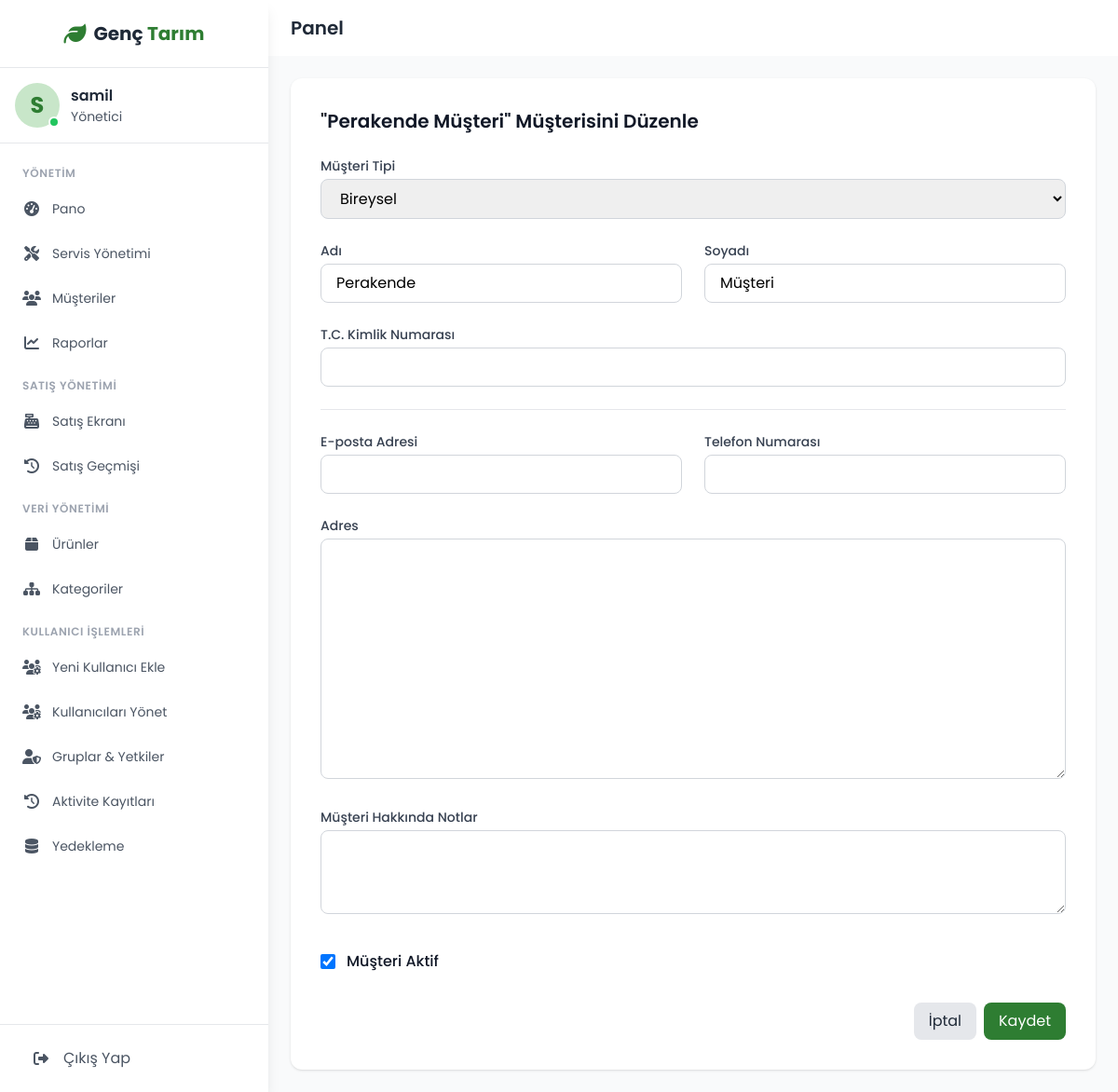
The page /customers/1/edit/ (signed in) on the database its author committed.
### customers/models.py (models this page shows, shortened)
class Customer(models.Model):
    class CustomerType(models.TextChoices):
        INDIVIDUAL = 'INDIVIDUAL', _('Bireysel')
        CORPORATE = 'CORPORATE', _('Kurumsal')
    customer_type = models.CharField(
        max_length=10,
        choices=CustomerType.choices,
        default=CustomerType.INDIVIDUAL,
        verbose_name=_('Müşteri Tipi')
    )
    first_name = models.CharField(max_length=100, blank=True, verbose_name="Adı")
    last_name = models.CharField(max_length=100, blank=True, verbose_name="Soyadı")
    tckn = models.CharField(
        max_length=11,
        blank=True,
        verbose_name="T.C. Kimlik Numarası",
        help_text="Bireysel müşteriler için 11 haneli T.C. Kimlik Numarası."
    )
    company_name = models.CharField(max_length=200, blank=True, verbose_name="Firma Ticari Ünvanı")
    tax_office = models.CharField(max_length=100, blank=True, verbose_name="Vergi Dairesi")
    tax_number = models.CharField(
        max_length=10,
        blank=True,
        verbose_name="Vergi Kimlik Numarası (VKN)",
        help_text="Kurumsal müşteriler için 10 haneli Vergi Numarası."
    )
    contact_person = models.CharField(max_length=150, blank=True, verbose_name="Yetkili Kişi (Kurumsal için)")
    email = models.EmailField(max_length=254, blank=True)
    phone_number = models.CharField(max_length=20, blank=True, verbose_name="Telefon Numarası")
    address = models.TextField(blank=True, verbose_name="Adres")
    notes = models.TextField(blank=True, verbose_name="Müşteri Hakkında Notlar")
    is_active = models.BooleanField(default=True, verbose_name="Aktif mi?")
    created_at = models.DateTimeField(auto_now_add=True, verbose_name="Oluşturulma Tarihi")
    updated_at = models.DateTimeField(auto_now=True, verbose_name="Güncellenme Tarihi")
    class Meta:
        verbose_name = "Müşteri"
        verbose_name_plural = "Müşteriler"
        ordering = ['-created_at']
        indexes = [
            models.Index(fields=['first_name', 'last_name']),
            models.Index(fields=['company_name']),
        ]
    def __str__(self):
        if self.customer_type == 'INDIVIDUAL':
            return f"{self.first_name} {self.last_name}".strip()
        return self.company_name.strip()
    def get_display_name(self):
        return self.__str__()
    class Meta:
        verbose_name = _('Müşteri')
        verbose_name_plural = _('Müşteriler')

### customers/views.py (the view, shortened to what this page needs)
# urls.py: path('<int:pk>/edit/', CustomerUpdateView.as_view(), name='customer_update'),
class CustomerUpdateView(LoginRequiredMixin, PermissionRequiredMixin, SuccessMessageMixin, UpdateView):
    permission_required = 'customers.change_customer'
    model = Customer
    form_class = CustomerForm
    template_name = 'customers/customer_form.html'
    permission_required = 'customers.change_customer'
    success_message = "Müşteri bilgileri başarıyla güncellendi."
    def get_context_data(self, **kwargs):
        context = super().get_context_data(**kwargs)
        context['page_title'] = f'"{self.object.get_display_name()}" Müşterisini Düzenle'
        return context

### customers/forms.py
class CustomerForm(forms.ModelForm):
    class Meta:
        model = Customer
        fields = [
            'customer_type', 'first_name', 'last_name', 'tckn',
            'company_name', 'tax_office', 'tax_number', 'contact_person',
            'email', 'phone_number', 'address', 'notes', 'is_active'
        ]
    def __init__(self, *args, **kwargs):
        super().__init__(*args, **kwargs)
        original_style = 'w-full px-4 py-2 border border-gray-300 rounded-lg focus:outline-none focus:ring-2 focus:ring-blue-500'
        for field_name, field in self.fields.items():
            if field.widget.__class__.__name__ not in ['CheckboxInput']:
                field.widget.attrs.update({'class': original_style})
        self.fields['is_active'].widget.attrs.update({
            'class': 'h-4 w-4 rounded border-gray-300 text-primary focus:ring-blue-500'
        })
        self.fields['notes'].widget.attrs.update({'rows': 3})

### customers/templates/customers/customer_form.html (shortened to what this page needs)
{% extends 'base.html' %}
{% block content %}
<div class="bg-white p-8 rounded-xl shadow max-w-4xl mx-auto">
    <h1 class="text-xl font-semibold text-gray-900 mb-6">{{ page_title }}</h1>
    <form method="post">
        <div class="space-y-6">
            <div>
                <label for="{{ form.customer_type.id_for_label }}" class="block text-gray-700 text-sm font-medium mb-1">Müşteri Tipi</label>
                {{ form.customer_type }}
            </div>
            <div id="individual-fields" class="space-y-6">
                <div class="grid grid-cols-1 md:grid-cols-2 gap-6">
                    <div>
                        <label for="{{ form.first_name.id_for_label }}" class="block text-gray-700 text-sm font-medium mb-1">Adı</label>
                        {{ form.first_name }}
                    </div>
                    <div>
                        <label for="{{ form.last_name.id_for_label }}" class="block text-gray-700 text-sm font-medium mb-1">Soyadı</label>
                        {{ form.last_name }}
                    </div>
                </div>
                <div>
                    <label for="{{ form.tckn.id_for_label }}" class="block text-gray-700 text-sm font-medium mb-1">T.C. Kimlik Numarası</label>
                    {{ form.tckn }}
                </div>
            </div>
            <hr/>
            <div class="space-y-6">
                 <div class="grid grid-cols-1 md:grid-cols-2 gap-6">
                    <div>
                        <label for="{{ form.email.id_for_label }}" class="block text-gray-700 text-sm font-medium mb-1">E-posta Adresi</label>
                        {{ form.email }}
                    </div>
                    <div>
                        <label for="{{ form.phone_number.id_for_label }}" class="block text-gray-700 text-sm font-medium mb-1">Telefon Numarası</label>
                        {{ form.phone_number }}
                    </div>
                </div>
                <div>
                    <label for="{{ form.address.id_for_label }}" class="block text-gray-700 text-sm font-medium mb-1">Adres</label>
                    {{ form.address }}
                </div>
                <div>
                    <label for="{{ form.notes.id_for_label }}" class="block text-gray-700 text-sm font-medium mb-1">Müşteri Hakkında Notlar</label>
                    {{ form.notes }}
                </div>
                 <div class="flex items-center pt-2 gap-x-3">
                    {{ form.is_active }}
                    <label for="{{ form.is_active.id_for_label }}" class="font-medium text-gray-900">Müşteri Aktif</label>
                </div>
            </div>
        </div>
        <div class="mt-8 flex justify-end gap-2">
            <a href="{% url 'customers:customer_list' %}" class="bg-gray-200 hover:bg-gray-300 text-gray-800 px-4 py-2 rounded-lg transition-all">İptal</a>
            <button type="submit" class="bg-primary hover:bg-dark text-white px-4 py-2 rounded-lg transition-all">Kaydet</button>
        </div>
    </form>
</div>
{% endblock %}

### templates/base.html (shortened to what this page needs)
{% load static %}
<!DOCTYPE html>
<html lang="tr" class="h-full bg-gray-50">
<head>
    <script src="https://cdn.tailwindcss.com"></script>
    <link rel="stylesheet" href="https://cdnjs.cloudflare.com/ajax/libs/font-awesome/6.4.0/css/all.min.css">
</head>
<body class="h-full">
    {% if user.is_authenticated %}
    <div class="flex h-screen">
        <div id="sidebar" class="sidebar bg-white w-64 md:w-72 flex-col shadow-lg z-20 hidden md:flex">
            <div class="flex items-center justify-center py-5 border-b border-gray-200">
                <a href="{% url 'accounts:dashboard_redirect' %}" class="flex items-center space-x-2">
                    <i class="fas fa-leaf text-2xl text-primary"></i>
                    <h1 class="text-xl font-bold text-gray-800">Genç <span class="text-primary">Tarım</span></h1>
                </a>
            </div>
            <div class="p-4 flex items-center space-x-3 border-b border-gray-200">
                <div class="relative">
                    <div class="w-12 h-12 rounded-full bg-light flex items-center justify-center">
                        <span class="text-2xl font-bold text-primary">{{ user.username.0|upper }}</span>
                    </div>
                    <span class="absolute bottom-0 right-0 w-3 h-3 bg-green-500 rounded-full border-2 border-white"></span>
                </div>
                <div>
                    <h3 class="font-semibold text-gray-800">{{ user.get_full_name|default:user.username }}</h3>
                    <p class="text-sm text-gray-600">{% if user.is_superuser %}Yönetici{% elif user.groups.all.0.name == 'Teknisyen' %}Teknisyen{% else %}Personel{% endif %}</p>
                </div>
            </div>
            <nav class="flex-1 py-4">
    <ul class="space-y-1 px-2">
    {% if user.is_superuser %}
        <li><h3 class="px-4 mt-2 mb-2 text-xs font-semibold text-gray-400 uppercase tracking-wider">Yönetim</h3></li>
        <li><a href="{% url 'dashboard:index' %}" class="nav-link"><i class="fas fa-tachometer-alt fa-fw mr-3"></i><span class="text-sm">Pano</span></a></li>
        <li><a href="{% url 'service:servicerecord_list' %}" class="nav-link"><i class="fas fa-tools fa-fw mr-3"></i><span class="text-sm">Servis Yönetimi</span></a></li>
        <li><a href="{% url 'customers:customer_list' %}" class="nav-link"><i class="fas fa-users fa-fw mr-3"></i><span class="text-sm">Müşteriler</span></a></li>
        <li><a href="{% url 'inventory:reports_page' %}" class="nav-link"><i class="fas fa-chart-line fa-fw mr-3"></i><span class="text-sm">Raporlar</span></a></li>
        <li><h3 class="px-4 mt-4 mb-2 text-xs font-semibold text-gray-400 uppercase tracking-wider">Satış Yönetimi</h3></li>
        <li><a href="{% url 'sales:pos_terminal' %}" class="nav-link"><i class="fas fa-cash-register fa-fw mr-3"></i><span class="text-sm">Satış Ekranı</span></a></li>
        <li><a href="{% url 'sales:sale_history_list' %}" class="nav-link"><i class="fas fa-history fa-fw mr-3"></i><span class="text-sm">Satış Geçmişi</span></a></li>
        <li><h3 class="px-4 mt-4 mb-2 text-xs font-semibold text-gray-400 uppercase tracking-wider">Veri Yönetimi</h3></li>
        <li><a href="{% url 'inventory:product_list' %}" class="nav-link"><i class="fas fa-box fa-fw mr-3"></i><span class="text-sm">Ürünler</span></a></li>
        {% if perms.inventory.view_category %}
        <li><a href="{% url 'inventory:category_list' %}" class="nav-link"><i class="fas fa-sitemap fa-fw mr-3"></i><span class="text-sm">Kategoriler</span></a></li>
        {% endif %}
        <li><h3 class="px-4 mt-4 mb-2 text-xs font-semibold text-gray-400 uppercase tracking-wider">Kullanıcı İşlemleri</h3></li>
        <li><a href="{% url 'accounts:user_add' %}" class="nav-link"><i class="fas fa-users-cog fa-fw mr-3"></i><span class="text-sm">Yeni Kullanıcı Ekle</span></a></li>
        <li><a href="{% url 'accounts:user_list' %}" class="nav-link"><i class="fas fa-users-cog fa-fw mr-3"></i><span class="text-sm">Kullanıcıları Yönet</span></a></li>
        <li><a href="{% url 'accounts:group_list' %}" class="nav-link"><i class="fas fa-user-shield fa-fw mr-3"></i><span class="text-sm">Gruplar & Yetkiler</span></a></li>
        <li><a href="{% url 'logs:log_list' %}" class="nav-link"><i class="fas fa-history fa-fw mr-3"></i><span class="text-sm">Aktivite Kayıtları</span></a></li>
        <li><a href="{% url 'backups:backup_management' %}" class="nav-link"><i class="fas fa-database fa-fw mr-3"></i><span class="text-sm">Yedekleme</span></a></li>
    {% else %}
        <li><a href="{% url 'dashboard:index' %}" class="nav-link"><i class="fas fa-tachometer-alt fa-fw mr-3"></i><span class="text-sm">Pano</span></a></li>
    {% endif %}
</ul>
</nav>
            <div class="p-4 border-t border-gray-200">
                <a href="{% url 'accounts:logout' %}" class="flex items-center px-4 py-2 text-gray-600 hover:bg-gray-100 rounded-lg">
                    <i class="fas fa-sign-out-alt w-6 text-center mr-3"></i>
                    <span>Çıkış Yap</span>
                </a>
            </div>
        </div>
        <div class="flex-1 flex flex-col overflow-hidden">
            <header class="bg-white shadow-sm">
                <div class="flex items-center justify-between px-6 py-4">
                    <div class="flex items-center">
                        <h2 class="text-xl font-semibold text-gray-800">{% block page_title %}Panel{% endblock %}</h2>
                    </div>
                </div>
            </header>
            <main class="flex-1 overflow-y-auto p-6 bg-gray-50">
                {% block content %}{% endblock %}
            </main>
        </div>
    </div>
    {% else %}
    <div class="flex h-screen">
        {% block guest_content %}
        {% endblock guest_content %}
    </div>
    {% endif %}
</body>
</html>

### templates/base.html (style rules this page uses)
body { font-family: 'Poppins', sans-serif; background-color: #f5f7fa; }
.sidebar { transition: all 0.3s ease; }
.nav-link { display: flex; align-items: center; padding: 0.75rem 1rem; color: #4b5563; border-radius: 0.5rem; transition: all 0.2s ease; }

### rows shown on the page
Customer: customer_type "Bireysel", first_name "Perakende", last_name "Müşteri", is_active "☑"

### other values the page prints
{{ user.username.0|upper }} "S"
{{ user.get_full_name|default:user.username }} "samil"
{{ page_title }} "\"Perakende Müşteri\" Müşterisini Düzenle"
